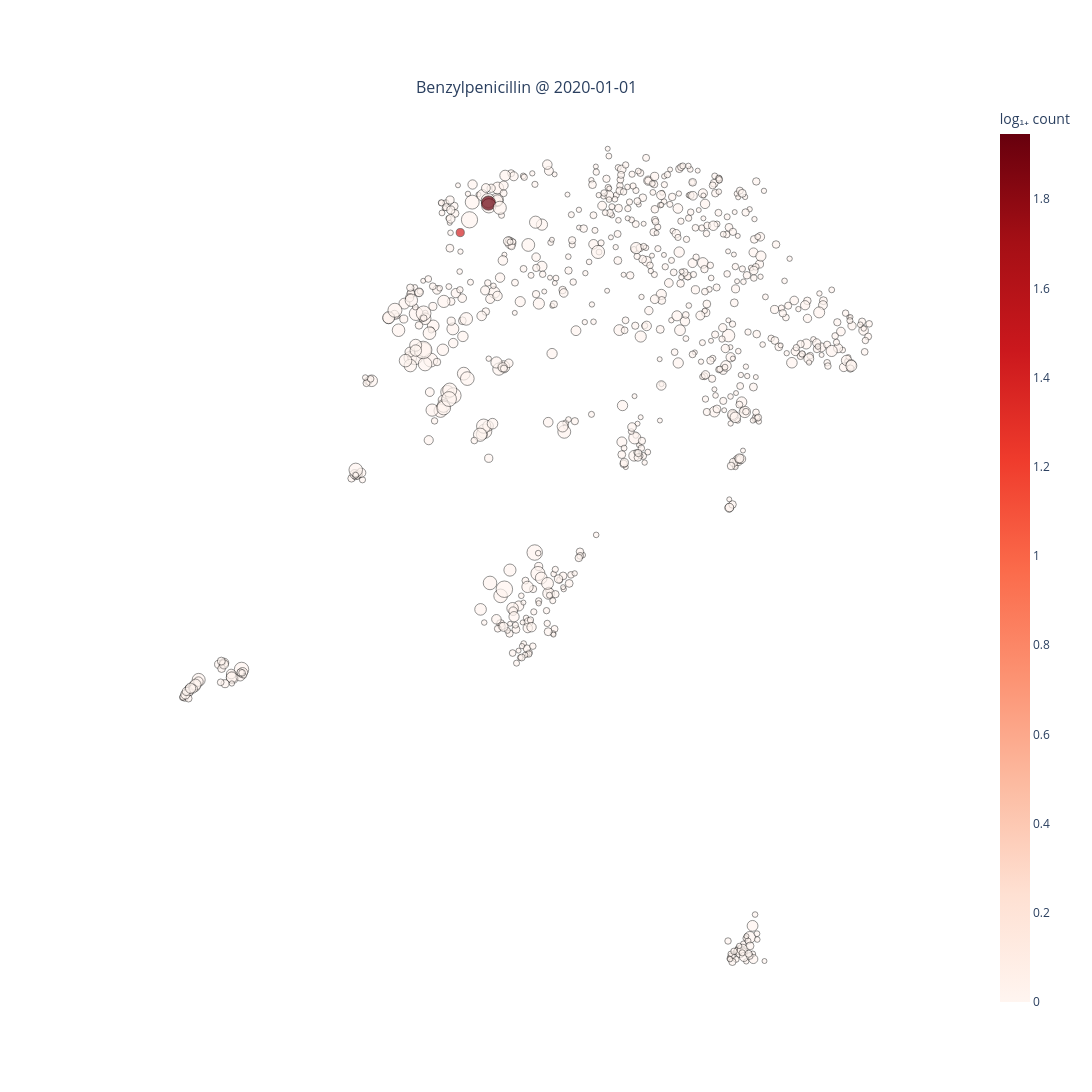

Source (notebook cell):
### Code cell
from amr.visualization import plot_umap_antibiotic_activity
s = 2.5
_ = plot_umap_antibiotic_activity(
    data_df,
    amr_df,
    antibiotic=antibiotic,
    date='2020/01/01',
    embedding_column=embedding_column,
    cmap="Reds",
    min_n_causation=3,
    max_marker_size=5*s,
    min_marker_size=1*s,
    image_size=(s*800,s*600),
    color_envelope=color_envelope
)

### Figure 1 — Plotly figure (JSON) as saved in the notebook; plotly's stock layout.template omitted (floating-point values rounded to 4 significant figures; data arrays with more than 128 entries replaced by an {"elided": "..."} marker saying what was removed)
{"data": [{"hovertemplate": "%{text}<extra></extra>", "marker": {"color": {"elided": "773 float values"}, "coloraxis": "coloraxis", "line": {"color": "black", "width": 0.6}, "size": {"elided": "773 float values"}}, "mode": "markers", "text": {"elided": "773 str values"}, "type": "scatter", "x": {"elided": "773 float values"}, "xaxis": "x", "y": {"elided": "773 float values"}, "yaxis": "y"}], "layout": {"annotations": [{"font": {"size": 16}, "showarrow": false, "text": "Benzylpenicillin @ 2020-01-01", "x": 0.5, "xanchor": "center", "xref": "paper", "y": 1, "yanchor": "bottom", "yref": "paper"}], "autosize": false, "coloraxis": {"cmax": 1.946, "cmin": 0, "colorbar": {"title": {"text": "log₁₊ count"}}, "colorscale": [[0, "rgb(255,245,240)"], [0.125, "rgb(254,224,210)"], [0.25, "rgb(252,187,161)"], [0.375, "rgb(252,146,114)"], [0.5, "rgb(251,106,74)"], [0.625, "rgb(239,59,44)"], [0.75, "rgb(203,24,29)"], [0.875, "rgb(165,15,21)"], [1, "rgb(103,0,13)"]]}, "height": 1500, "paper_bgcolor": "white", "plot_bgcolor": "white", "showlegend": false, "width": 2000, "xaxis": {"anchor": "y", "domain": [0, 1], "showgrid": false, "visible": false, "zeroline": false}, "yaxis": {"anchor": "x", "domain": [0, 1], "scaleanchor": "x", "scaleratio": 1, "showgrid": false, "visible": false, "zeroline": false}}}
